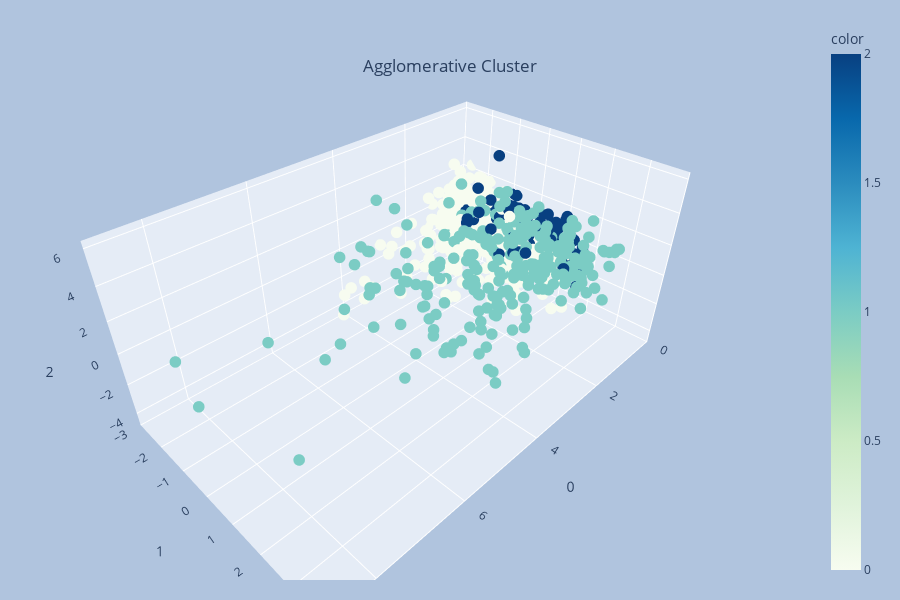

Notebook code cell kept with this figure:
### Markdown cell above
### Final Result

### Code cell
pca = PCA(n_components=3)
components = pca.fit_transform(X)
total_var = pca.explained_variance_ratio_.sum() * 100
fig = px.scatter_3d(
    components, x=0, y=1, z=2, color=labels03,
    color_continuous_scale="GnBu",
    title=f'Total Explained Variance: {total_var:.2f}%',
    range_x=[0,9],
    range_y = [-3,4],
    width=900,
    height=600
)
fig.update_layout(
    margin=dict(l=20, r=20, t=20, b=20),
    paper_bgcolor='LightSteelBlue',
    title_text = 'Agglomerative Cluster',
    title_x = 0.5,
    title_y = 0.9
)
fig.update_traces(marker_size = 4)
fig.show()

### Figure 1 — Plotly figure (JSON) as saved in the notebook; plotly's stock layout.template omitted (floating-point values rounded to 4 significant figures; data arrays with more than 128 entries replaced by an {"elided": "..."} marker saying what was removed)
{"data": [{"hovertemplate": "0=%{x}<br>1=%{y}<br>2=%{z}<br>color=%{marker.color}<extra></extra>", "legendgroup": "", "marker": {"color": {"elided": "2554 int values"}, "coloraxis": "coloraxis", "size": 4, "symbol": "circle"}, "mode": "markers", "name": "", "scene": "scene", "showlegend": false, "type": "scatter3d", "x": {"elided": "2554 float values"}, "y": {"elided": "2554 float values"}, "z": {"elided": "2554 float values"}}], "layout": {"coloraxis": {"colorbar": {"title": {"text": "color"}}, "colorscale": [[0, "rgb(247,252,240)"], [0.125, "rgb(224,243,219)"], [0.25, "rgb(204,235,197)"], [0.375, "rgb(168,221,181)"], [0.5, "rgb(123,204,196)"], [0.625, "rgb(78,179,211)"], [0.75, "rgb(43,140,190)"], [0.875, "rgb(8,104,172)"], [1, "rgb(8,64,129)"]]}, "height": 600, "legend": {"tracegroupgap": 0}, "margin": {"b": 20, "l": 20, "r": 20, "t": 20}, "paper_bgcolor": "LightSteelBlue", "scene": {"domain": {"x": [0, 1], "y": [0, 1]}, "xaxis": {"range": [0, 9], "title": {"text": "0"}}, "yaxis": {"range": [-3, 4], "title": {"text": "1"}}, "zaxis": {"title": {"text": "2"}}}, "title": {"text": "Agglomerative Cluster", "x": 0.5, "y": 0.9}, "width": 900}}
